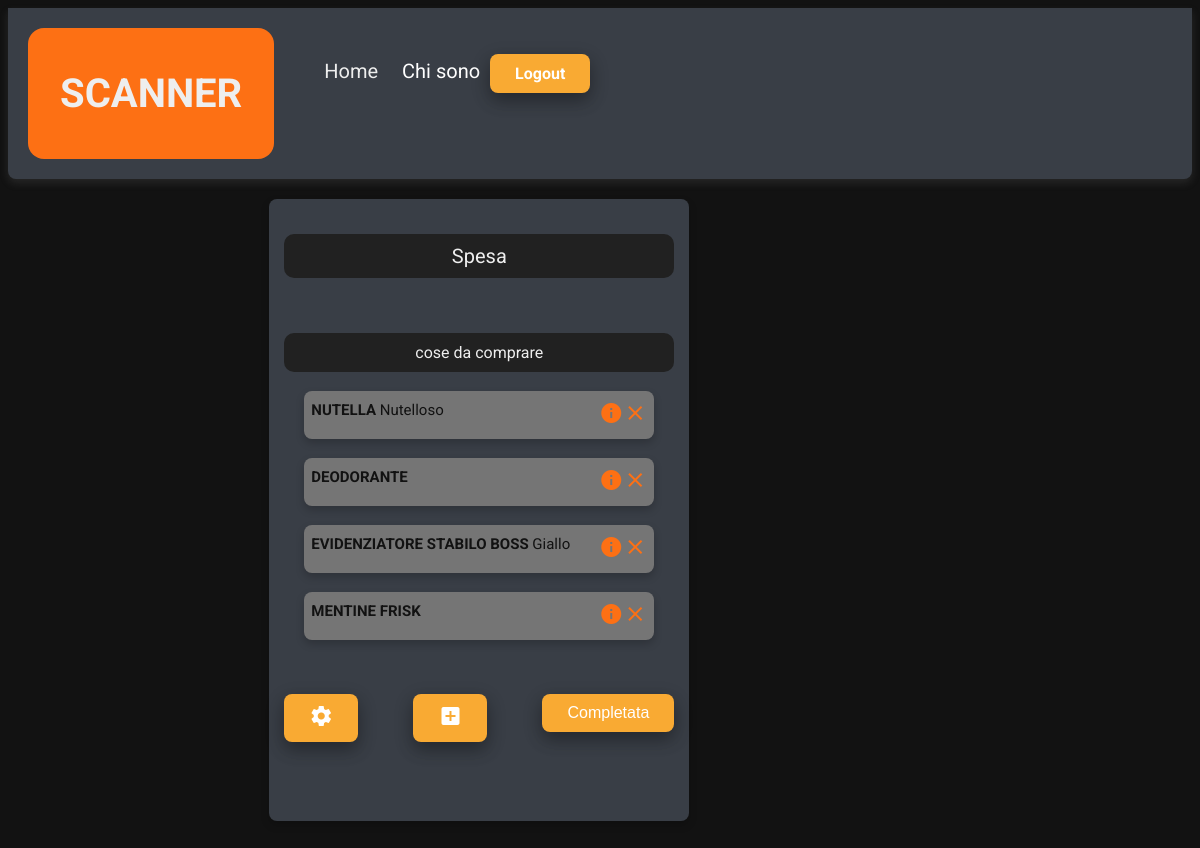
Screenshot of /HOME/ToDoList.php?listatodo=1 (signed in) with the database file from the repository.
### tables this page shows
CREATE TABLE `ListaToDo` (
  `id` int(20) NOT NULL,
  `nome` varchar(40) DEFAULT NULL,
  `data_creazione` date DEFAULT NULL,
  `descrizione` varchar(200) DEFAULT NULL,
  `id_UtenteRegistrato` int(11) NOT NULL
);

CREATE TABLE `DaAcquisire` (
  `id_Prodotto` int(20) NOT NULL,
  `id_ListaToDo` int(20) NOT NULL,
  `data_completamento` date DEFAULT NULL
);

CREATE TABLE `Prodotto` (
  `id` int(20) NOT NULL,
  `nome` varchar(40) DEFAULT NULL,
  `info` varchar(200) DEFAULT NULL,
  `id_UtenteRegistrato` int(11) NOT NULL
);

### HOME/ToDoList.php (the view, shortened to what this page needs)
<?php
require "../Setup/config.php";
$username=$_SESSION["username"];
$lista=$_GET["listatodo"];
if(isset($_SESSION["loggedin"]) && $_SESSION["loggedin"] === true){
  $home="home.php";
  $log= "Logout";
}
else {
$home="../index.php";
$log= "Login";
}
$query="SELECT * FROM ListaToDo, Registrato
         WHERE ListaToDo.id_UtenteRegistrato= Registrato.id_Utente
         AND ListaToDo.id='$lista' AND Registrato.username='$username'";
if (!$result= mysqli_query($link, $query)) {
    $err=" Lista NON Trovata";
    header("location: home.php");
 }
 else{
    $row = mysqli_fetch_assoc($result);
    $descrizione=$row["descrizione"];
    $lista_nome=$row['nome'];
    $query="SELECT Prodotto.nome, Prodotto.info, Prodotto.id,DaAcquisire.data_completamento
            FROM Prodotto,ListaToDo, DaAcquisire, Registrato
            WHere ListaToDo.id='$lista' AND Registrato.username='$username'
            AND ListaToDo.id_UtenteRegistrato= Registrato.id_Utente
            AND DaAcquisire.id_Prodotto=Prodotto.id
            AND DaAcquisire.id_ListaToDo=ListaToDo.id";
    if (!$result= mysqli_query($link, $query)) {
        $err=" ERRORE LISTA";
     }
     while ($row = mysqli_fetch_assoc($result)) {
        $emparray[] = $row;
    }
 }
?>
<!DOCTYPE html>
<html lang="en">
  <head>
    <link
      rel="stylesheet"
      href="https://cdnjs.cloudflare.com/ajax/libs/meyer-reset/2.0/reset.min.css"
    />
    <link rel="stylesheet/less" type="text/css" href="../CSS/styles.less" />
    <link rel="stylesheet" href="../CSS/style.css?v=3.4.1" />
  </head>
  <body onload="setHandlersHOME()">
    <header class="headercard">
      <div class="logo intro-text">
        <a href="../index.php" id="logo"><h1>SCANNER</h1></a>
      </div>
      <div class="union">
        <ul class="menu">
          <li class="">
            <a href= <?php echo $home; ?>>
              <span style="" class="normal-text white-text">Home</span>
            </a>
          </li>
          <li><a href="../Contact.php"  class="normal-text white-text">Chi sono</a></li>
        </ul>
        <h3><a href="../Login/logout.php" class="buttonBase login"><?php echo $log; ?></a></h3>
      </div>
    </header>
    <main style="margin: 20px">
        <div id="esterno">
          <div class="card ">
              <p class="normal-text titolocard">
                  <?php echo $lista_nome;?>
                  <br>
              </p>
              <p>
                  <br>
                  <div class="white-text titolocard">
                      <?php
                          if (empty($descrizione)) {
                              echo "nessuna descrizione";
                          }
                          else{
                              echo $descrizione;
                          }
                      ?>
                  </div>
                  <br>
                  <?php
                      foreach ($emparray as $key => $value) {
                          $link=str_replace(' ', '+', $value['nome']);
                          echo  '
                          <div class="colored-black-text link todolist small-text"
                          style="margin-right:20px;margin-left:20px;
                          padding: 10px 7px 10px 7px";>'.
                          '<div>'.
                          '<span class="code">' .
                          $value['nome'] .
                          " </span>" .
                          $value['info'] .
                          '</div>'.
                          '<div>'.
                          "<a href=/HOME/prodotti.php?prodotto=" .
                          $link.
                          '><span class="material-icons">
                          info
                          </span></a>' .
                          ''.
                          "<a href=/HOME/ToDoList.php?cancella=" .
                          $value['id'].
                          '&listatodo='.
                          $lista.
                          " " .
                          '><span class="material-icons">
                          clear
                          </span></a>' .
                          '</div>'.
                          "</div>" .
                          "<br>";
                      }
                  ?>
              </p>
              <br>
              <div style="display:flex; justify-content:space-between">
              <button class="buttonBase"  onclick="displayMODIFICA('modifica')">
                <span class="material-icons">
                </span>
              </button>
              <button class="buttonBase"  onclick="displayMODIFICA('aggiungi')">
                <span class="material-icons">
    	          </span>
              </button>
              <form action=<?php echo "ToDoList.php?listatodo=".$lista ?> method="POST">
                <input type="submit" class="buttonBase" name="completa" value="Completata">
              </form>
              </div>
              <p class="intro-text white-text">
              <?php
                echo "<br>";
              ?>
              </p>
          </div>
          <br>
          <br>
        </div>
    </main>
</body>

### CSS/style.css (style rules this page uses)
body { font-family: "Roboto", sans-serif; font-size: 16px; background-color: #121212; }
a { text-decoration: none; }
h1, h2, h3, h4, h5, p { color: #eeeeee; }
.white-text { color: #eeeeee; }
.colored-black-text { color: #121212; }
.normal-text { font-size: 20px; }
.small-text { font-size: 15px; }
.intro-text { text-transform: uppercase; font-size: 20px; font-weight: bold; }
.code { text-transform: uppercase; font-weight: bold; }
.buttonBase { background-color: #f9aa33; box-shadow: 0 8px 16px 0 rgba(0, 0, 0, 0.2), 0 6px 20px 0 rgba(0, 0, 0, 0.19); border: none; border-radius: 8px; color: white; padding: 10px 25px; text-align: center; text-decoration: none; display: inline-block; font-size: 16px; transition-duration: 0.4s; }
.card { background-color: #393e46; box-shadow: 0 4px 8px 0 rgba(0, 0, 0, 0.2); transition: 0.3s; padding: 15px; width: 420px; border-radius: 8px; height: fit-content; }
.titolocard { text-align: center; background-color: #212121; padding: 10px 15px; border-radius: 10px; }
.headercard { background-color: #393e46; box-shadow: 0 4px 8px 0 rgba(124, 124, 124, 0.2); width: 100%; border-radius: 0px 0px 8px 8px; }
.todolist { background-color: #757575; box-shadow: 0 4px 8px 0 rgba(0, 0, 0, 0.2); transition: 0.3s; padding: 10px 15px; margin: 0px 12% 0px 12%; border-radius: 8px; display: flex; justify-content: space-between; }
header { width: 100%; top: 0; left: 0; padding: 20px; display: flex; position: -webkit-sticky; position: sticky; }
.logo { background-color: #fd7014; border: none; border-radius: 16px; color: white; padding: 15px 32px; text-decoration: none; display: inline-block; text-align: center; }
.menu { width: 100%; }
.menu li { display: inline-block; }
.menu li a { color: #ffffff; padding: 10px; padding-top: 15px; display: block; }
.union { display: flex; }
.login { align-items: flex-end; right: 25%; margin-top: 7px; }
main { margin: 20px; display: flex; justify-content: space-evenly; }
.link a:link { text-decoration: underline; font-weight: bold; color: #fd7014; }
*, *:before, *:after { -webkit-box-sizing: border-box; -moz-box-sizing: border-box; box-sizing: border-box; }

### rows the page displays
listatodo: nome "Spesa", descrizione "cose da comprare"
daacquisire: id_Prodotto.nome "NUTELLA", id_Prodotto.info "Nutelloso"
prodotto: nome "DEODORANTE"
daacquisire: id_Prodotto.nome "EVIDENZIATORE STABILO BOSS", id_Prodotto.info "Giallo"
daacquisire: id_Prodotto.nome "MENTINE FRISK"

### other values shown
$log "Logout"
